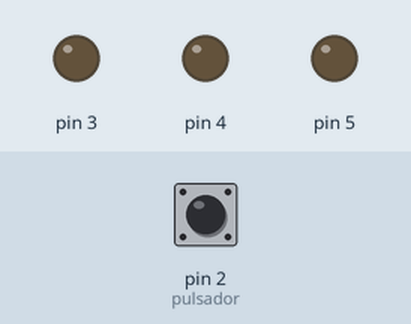
Bench run of a sketch on a simulated Arduino Uno, built with avr-gcc and run on an emulated ATmega328P. Shown: output pins drawn as LEDs (lit = HIGH). Dashed ring = blinking. Inputs (shaded band) come from the test bench; at power-on: pin 2 (pulsador) LOW.

Above: at 1.2 s.
1.3 s: pin 2 (pulsador) pulled HIGH for 0.15 s
At 1.4 s:
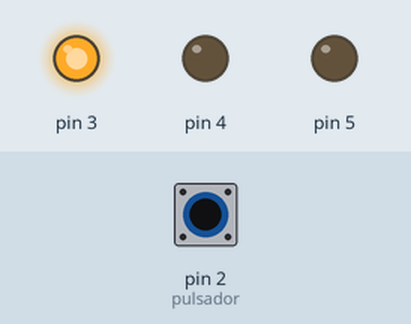
At 2.2 s:
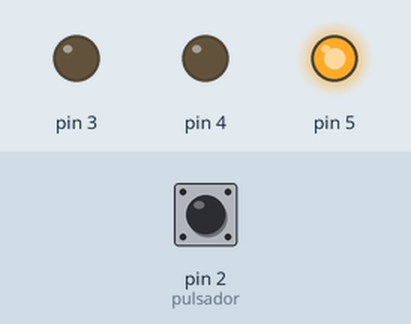
4.3 s: pin 2 (pulsador) pulled HIGH for 3.2 s
At 4.8 s:
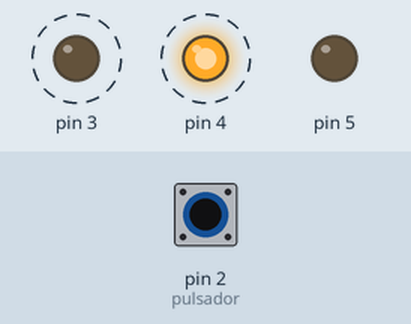
Timing chart, 0 to 9.2 s (numbered marks = the images above; inputs shaded):
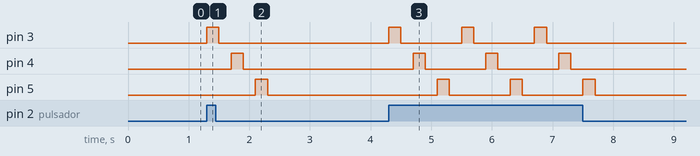

The sketch:

reto_05_a.ino
```cpp
int pulsador = 2;
int tiempo = 200;
int n;

void setup() {
  for (n = 3; n < 6; n++) {

    pinMode (n, OUTPUT);
  }
  pinMode (pulsador, INPUT);

}

void flash() {

  for (n = 3; n < 6; n++) {
    digitalWrite (n, HIGH);
    delay(tiempo);
    digitalWrite (n, LOW);
    delay(tiempo);

  }

}

void loop() {

  if (digitalRead (pulsador) == HIGH) {

    flash();
  }

}
```

Measured:
- after the input at 1.3 s, pin 3: LOW → HIGH at once, → LOW 0.20 s later; pin 4: LOW → HIGH after 0.40 s, → LOW 0.20 s later; pin 5: LOW → HIGH after 0.80 s, → LOW 0.20 s later
- after the input at 4.3 s, pin 3: alternates HIGH for 0.20 s and LOW for 1.0 s, 6 changes in all, then stays LOW, starting at once; pin 4: alternates HIGH for 0.20 s and LOW for 1.0 s, 6 changes in all, then stays LOW, starting after 0.40 s; pin 5: alternates HIGH for 0.20 s and LOW for 1.0 s, 6 changes in all, then stays LOW, starting after 0.80 s
